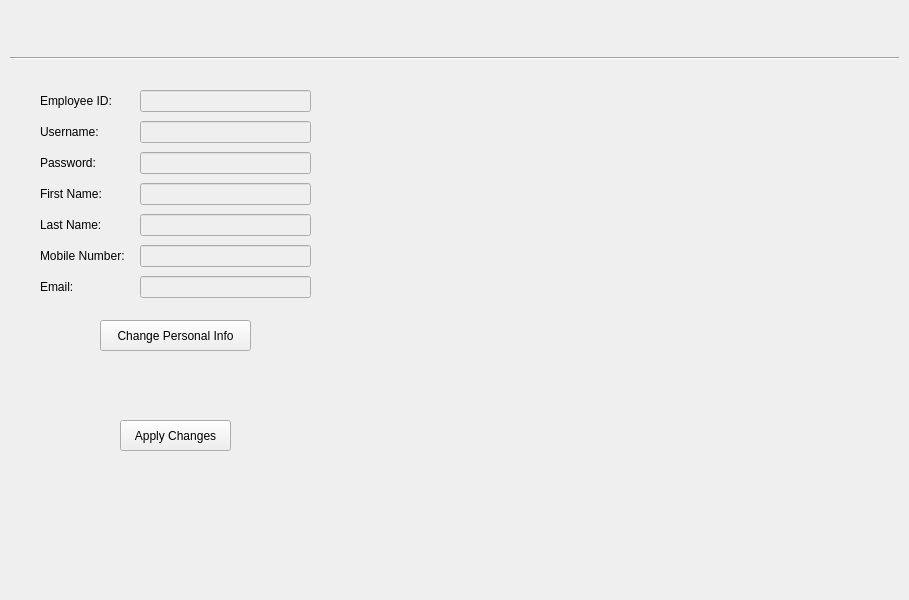
<?xml version="1.0" encoding="UTF-8"?>
<ui version="4.0">
 <class>StaffProfile</class>
 <widget class="QWidget" name="StaffProfile">
  <property name="geometry">
   <rect>
    <x>0</x>
    <y>0</y>
    <width>909</width>
    <height>600</height>
   </rect>
  </property>
  <property name="windowTitle">
   <string>Staff Profile</string>
  </property>
  <widget class="QLabel" name="welcome_msg_lbl">
   <property name="geometry">
    <rect>
     <x>10</x>
     <y>20</y>
     <width>881</width>
     <height>31</height>
    </rect>
   </property>
   <property name="font">
    <font>
     <pointsize>12</pointsize>
    </font>
   </property>
   <property name="text">
    <string/>
   </property>
  </widget>
  <widget class="Line" name="line">
   <property name="geometry">
    <rect>
     <x>10</x>
     <y>50</y>
     <width>889</width>
     <height>16</height>
    </rect>
   </property>
   <property name="orientation">
    <enum>Qt::Horizontal</enum>
   </property>
  </widget>
  <widget class="QWidget" name="formLayoutWidget">
   <property name="geometry">
    <rect>
     <x>40</x>
     <y>90</y>
     <width>271</width>
     <height>211</height>
    </rect>
   </property>
   <layout class="QFormLayout" name="formLayout">
    <property name="horizontalSpacing">
     <number>12</number>
    </property>
    <property name="verticalSpacing">
     <number>9</number>
    </property>
    <item row="0" column="0">
     <widget class="QLabel" name="eid_lbl">
      <property name="text">
       <string>Employee ID: </string>
      </property>
     </widget>
    </item>
    <item row="0" column="1">
     <widget class="QLineEdit" name="eid_lineEdit">
      <property name="enabled">
       <bool>false</bool>
      </property>
     </widget>
    </item>
    <item row="1" column="0">
     <widget class="QLabel" name="uname_lbl">
      <property name="text">
       <string>Username: </string>
      </property>
     </widget>
    </item>
    <item row="1" column="1">
     <widget class="QLineEdit" name="uname_lineEdit">
      <property name="enabled">
       <bool>false</bool>
      </property>
     </widget>
    </item>
    <item row="3" column="0">
     <widget class="QLabel" name="fname_lbl">
      <property name="text">
       <string>First Name: </string>
      </property>
     </widget>
    </item>
    <item row="3" column="1">
     <widget class="QLineEdit" name="fname_lineEdit">
      <property name="enabled">
       <bool>false</bool>
      </property>
     </widget>
    </item>
    <item row="4" column="0">
     <widget class="QLabel" name="lanme_lbl">
      <property name="text">
       <string>Last Name: </string>
      </property>
     </widget>
    </item>
    <item row="4" column="1">
     <widget class="QLineEdit" name="lname_lineEdit">
      <property name="enabled">
       <bool>false</bool>
      </property>
     </widget>
    </item>
    <item row="5" column="0">
     <widget class="QLabel" name="mobno_lbl">
      <property name="text">
       <string>Mobile Number: </string>
      </property>
     </widget>
    </item>
    <item row="5" column="1">
     <widget class="QLineEdit" name="mobno_lineEdit">
      <property name="enabled">
       <bool>false</bool>
      </property>
     </widget>
    </item>
    <item row="6" column="0">
     <widget class="QLabel" name="email_lbl">
      <property name="text">
       <string>Email: </string>
      </property>
     </widget>
    </item>
    <item row="6" column="1">
     <widget class="QLineEdit" name="email_lineEdit">
      <property name="enabled">
       <bool>false</bool>
      </property>
     </widget>
    </item>
    <item row="2" column="0">
     <widget class="QLabel" name="pwd_lbl">
      <property name="text">
       <string>Password: </string>
      </property>
     </widget>
    </item>
    <item row="2" column="1">
     <widget class="QLineEdit" name="pwd_lineEdit">
      <property name="enabled">
       <bool>false</bool>
      </property>
     </widget>
    </item>
   </layout>
  </widget>
  <widget class="QPushButton" name="change_info_btn">
   <property name="geometry">
    <rect>
     <x>100</x>
     <y>320</y>
     <width>151</width>
     <height>31</height>
    </rect>
   </property>
   <property name="text">
    <string>Change Personal Info</string>
   </property>
  </widget>
  <widget class="QLabel" name="change_msg_lbl">
   <property name="geometry">
    <rect>
     <x>40</x>
     <y>370</y>
     <width>381</width>
     <height>31</height>
    </rect>
   </property>
   <property name="text">
    <string/>
   </property>
   <property name="alignment">
    <set>Qt::AlignLeading|Qt::AlignLeft|Qt::AlignVCenter</set>
   </property>
  </widget>
  <widget class="QPushButton" name="apply_btn">
   <property name="geometry">
    <rect>
     <x>120</x>
     <y>420</y>
     <width>111</width>
     <height>31</height>
    </rect>
   </property>
   <property name="text">
    <string>Apply Changes</string>
   </property>
  </widget>
  <widget class="QLabel" name="apply_msg_lbl">
   <property name="geometry">
    <rect>
     <x>70</x>
     <y>480</y>
     <width>211</width>
     <height>20</height>
    </rect>
   </property>
   <property name="text">
    <string/>
   </property>
   <property name="alignment">
    <set>Qt::AlignCenter</set>
   </property>
  </widget>
 </widget>
 <resources/>
 <connections/>
</ui>
